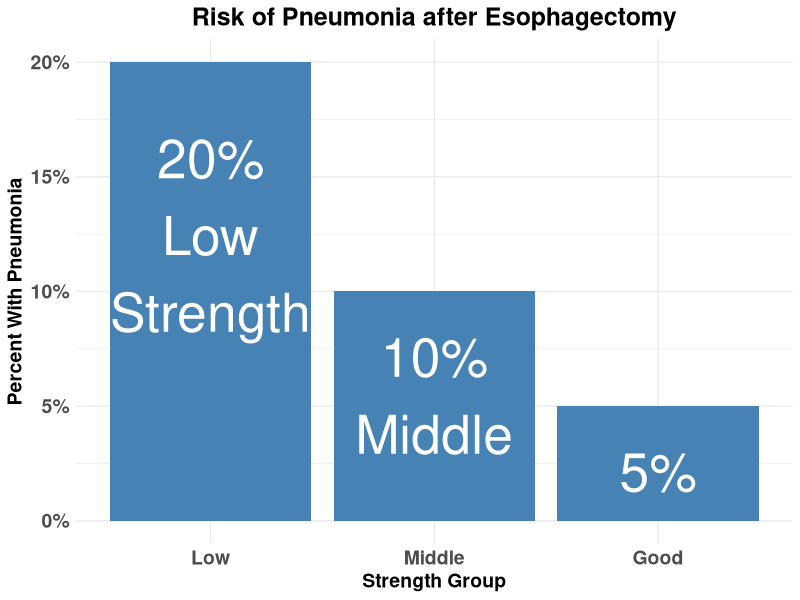
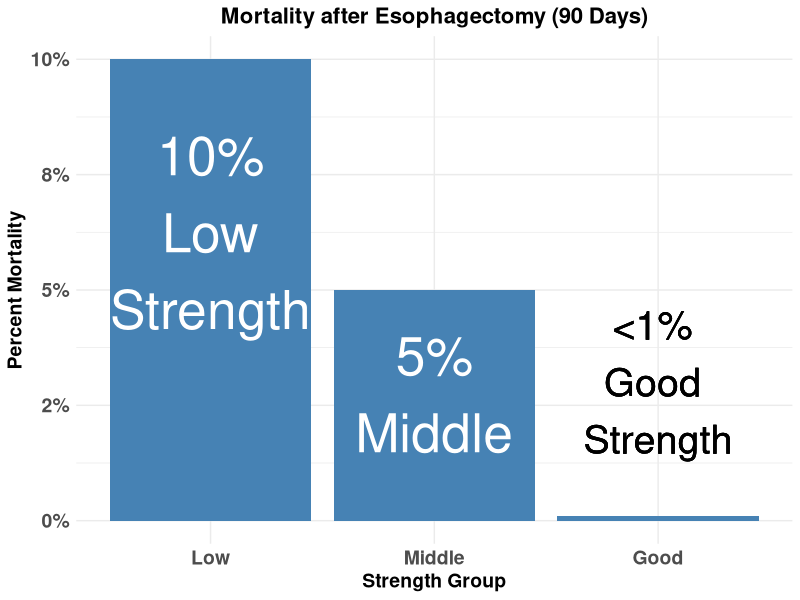
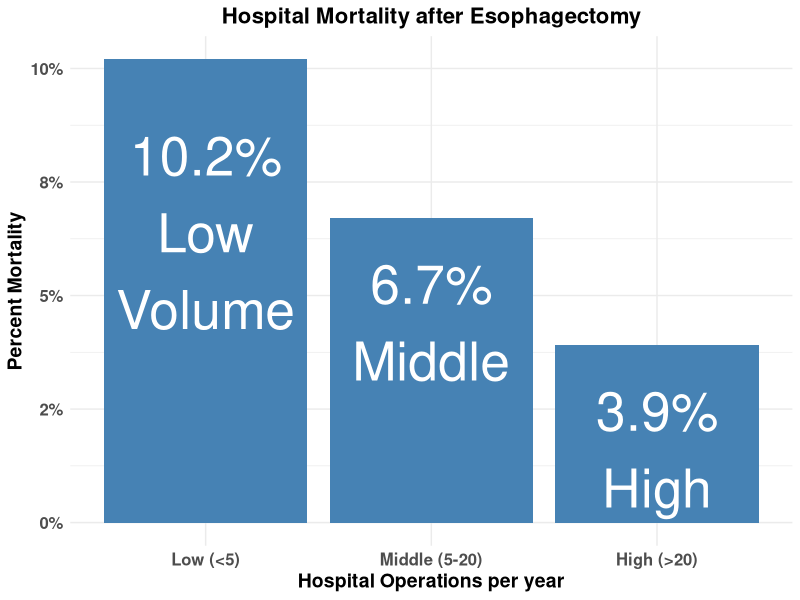
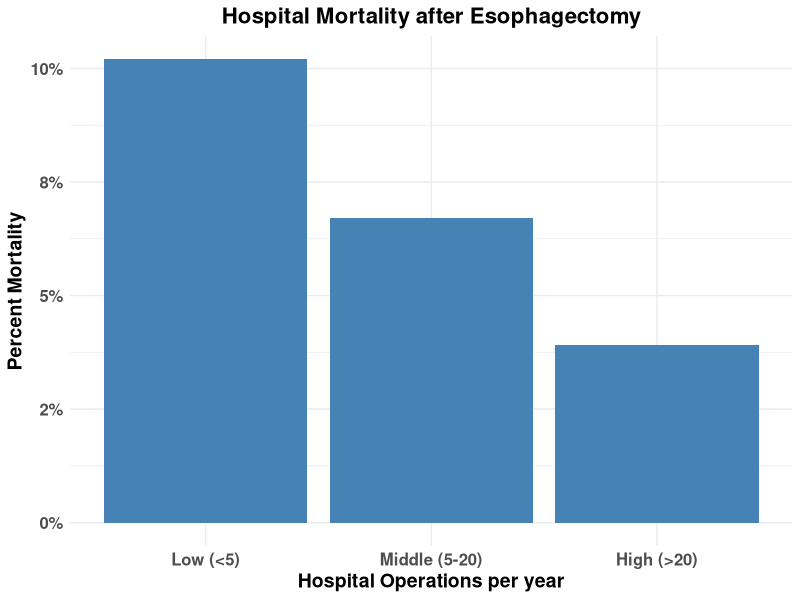

Recreate these plots in R, in order.
## ---- chunk 1
options(htmltools.dir.version = FALSE)
knitr::opts_chunk$set(warning = FALSE, message = FALSE)
## ---- chunk 2
knitr::include_url("https://psysandsy.github.io/psy-of-perform.html", height = "300px")
## ---- chunk 3
knitr::include_url("https://psysandsy.github.io/boons-r-git.html", height = "300px")
## ---- chunk 4
library(ggplot2)
df1<-data.frame(pneumonia=c(0.20,0.10,0.05),strength=c("Low","Middle","Good"),pneumonia_labels =c("20%\nLow\nStrength","10%\nMiddle","5%\nGood"))
strengths=c("Low","Middle","Good")
p<-ggplot(data=df1, aes(x=strength,y=pneumonia))+
  geom_bar(stat="identity", fill="steelblue")+scale_x_discrete(limits=strengths)+scale_y_continuous(labels = scales::percent_format(accuracy=1)) +
        geom_text(aes(label=pneumonia_labels),vjust=1.4, color="white",size=13.5)+
  theme_minimal()+
  theme( axis.text=element_text(size=14,face="bold"),axis.title=element_text(size=14, face="bold"),plot.title = element_text(hjust=0.5,face="bold",size=18)) +
  ggtitle("Risk of Pneumonia after Esophagectomy") +
  labs(y="Percent With Pneumonia",x="Strength Group") 
p
## ---- chunk 5
library(ggplot2)
df1<-data.frame(mortality=c(0.10,0.05,0.001),strength=c("Low","Middle","Good"),mortality_labels =c("10%\nLow\nStrength","5%\nMiddle","0.0%\nGood"))
strengths=c("Low","Middle","Good")
p<-ggplot(data=df1, aes(x=strength,y=mortality))+
  geom_bar(stat="identity", fill="steelblue")+scale_x_discrete(limits=strengths)+scale_y_continuous(labels = scales::percent_format(accuracy=1)) +
        geom_text(aes(label=mortality_labels),vjust=1.4, color="white",size=13.5)+
  theme_minimal()+
  theme( axis.text=element_text(size=14,face="bold"),axis.title=element_text(size=14, face="bold"),plot.title = element_text(hjust=0.5,face="bold",size=16)) +
  ggtitle("Mortality after Esophagectomy (90 Days)") +
  labs(y="Percent Mortality",x="Strength Group") +
  geom_text(x=3,y=0.03,label="<1% \nGood \nStrength", size=10)
p

## ---- chunk 6
library(ggplot2)
df<-data.frame(mortality=c(.102,.067,.039),strength=c("Low (<5)","Middle (5-20)","High (>20)"),mortality_labels =c("10.2%\nLow\nVolume","6.7%\nMiddle","3.9%\nHigh"))
strengths=c("Low (<5)","Middle (5-20)","High (>20)")
p<-ggplot(data=df, aes(x=strength,y=mortality))+
  geom_bar(stat="identity", fill="steelblue")+scale_x_discrete(limits=strengths)+scale_y_continuous(labels = scales::percent_format(accuracy=1)) +
        geom_text(aes(label=mortality_labels),vjust=1.4, color="white",size=13.5)+
  theme_minimal()+
  theme( axis.text=element_text(size=12,face="bold"),axis.title=element_text(size=14, face="bold"),plot.title = element_text(hjust=0.5,face="bold",size=16)) +
  ggtitle("Hospital Mortality after Esophagectomy") +
  labs(y="Percent Mortality",x="Hospital Operations per year")
p

## ---- chunk 7
library(ggplot2)
df<-data.frame(mortality=c(.102,.067,.039),strength=c("Low (<5)","Middle (5-20)","High (>20)"))
strengths=c("Low (<5)","Middle (5-20)","High (>20)")
p<-ggplot(data=df, aes(x=strength,y=mortality))+
  geom_bar(stat="identity", fill="steelblue")+scale_x_discrete(limits=strengths)+scale_y_continuous(labels = scales::percent_format(accuracy=1)) +theme_minimal() + theme( axis.text=element_text(size=12,face="bold"),axis.title=element_text(size=14, face="bold"),plot.title = element_text(hjust=0.5,face="bold",size=16)) +
  ggtitle("Hospital Mortality after Esophagectomy") +
  labs(y="Percent Mortality",x="Hospital Operations per year")
p

#ggsave("hosp_mort.png",device="png",path="images/")

